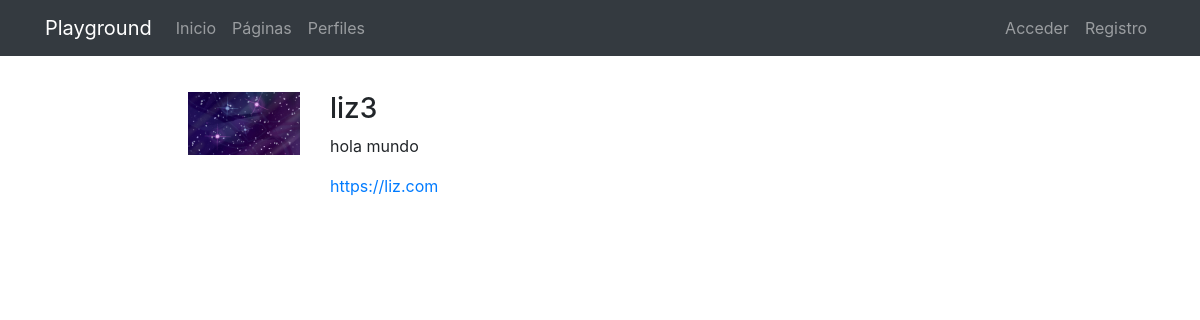
The page /profiles/liz3/ on the database its author committed.
### registration/models.py (models this page shows)
class Profile(models.Model):
    user = models.OneToOneField(User, on_delete=models.CASCADE)
    avatar = models.ImageField(upload_to='profiles', null=True, blank=True)
    bio = models.TextField(null=True, blank=True)
    link = models.URLField(max_length=200, null=True, blank=True)
    class Meta:
        ordering =['user__username']

### profiles/views.py (the view)
# urls.py: path('<username>/', ProfileDetailView.as_view(), name='detail'),
class ProfileDetailView(DetailView):
    model = Profile
    template_name = 'profiles/profile_detail.html'
    def get_object(self):
        return get_object_or_404(Profile, user__username=self.kwargs['username'])

### profiles/templates/profiles/profile_detail.html (shortened to what this page needs)
{% extends 'core/base.html' %}
{% load static %}
{% block content %}
<main role="main">
  <div class="container">
    <div class="row mt-3">
      <div class="col-md-9 mx-auto mb-5">
        <form action="" method="post" enctype="multipart/form-data">{% csrf_token %}
          <div class="row">
            <div class="col-md-2">
              {% if profile.avatar %}
                <img src="{{profile.avatar.url}}" class="img-fluid">
              {% else %}
                <img src="{% static 'registration/img/no-avatar.jpg' %}" class="img-fluid">
              {% endif %}
            </div>
            <div class="col-md-10">
              <h3>{{profile.user}}</h3>
              {% if profile.bio %}<p>{{profile.bio}}</p>{% endif %}
              {% if profile.link %}<p><a href="{{profile.link}}" target="_blank">{{profile.link}}</a></p>{% endif %}
            </div>
          </div>
        </form>
      </div>
    </div>
  </div>
</main>
{% endblock %}

### core/static/core/css/main.css (style rules this page uses)
main { padding-top: 20px; }
:root { --jumbotron-padding-y: 3rem; }

### rows shown on the page
Profile: avatar (picture), user "liz3", bio "hola mundo", link "https://liz.com"
